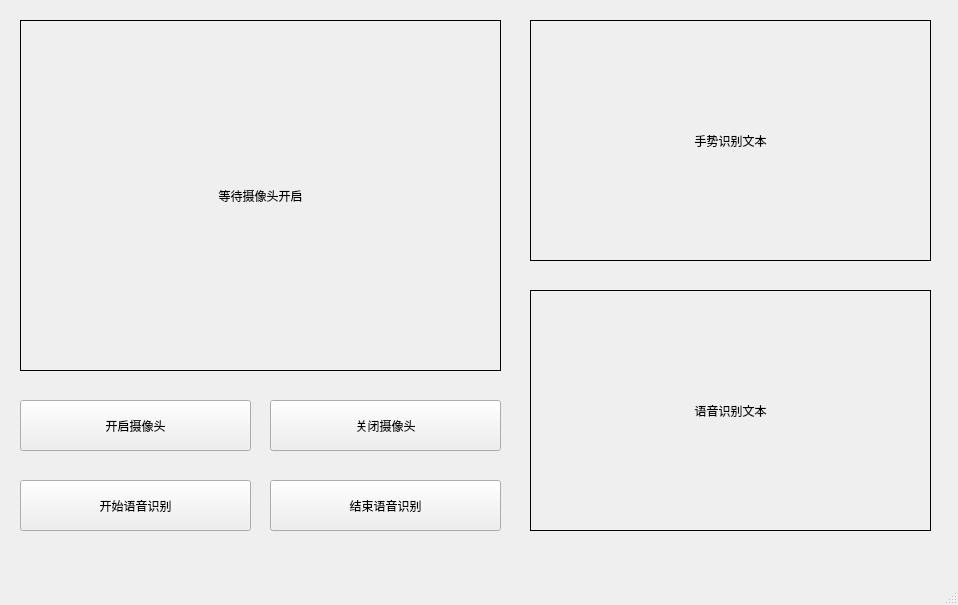
<?xml version="1.0" encoding="UTF-8"?>
<ui version="4.0">
 <class>MainWindow</class>
 <widget class="QMainWindow" name="MainWindow">
  <property name="geometry">
   <rect>
    <x>0</x>
    <y>0</y>
    <width>958</width>
    <height>605</height>
   </rect>
  </property>
  <property name="windowTitle">
   <string>MainWindow</string>
  </property>
  <widget class="QWidget" name="centralwidget">
   <widget class="QPushButton" name="pushButton">
    <property name="geometry">
     <rect>
      <x>20</x>
      <y>400</y>
      <width>231</width>
      <height>51</height>
     </rect>
    </property>
    <property name="text">
     <string>开启摄像头</string>
    </property>
   </widget>
   <widget class="QLabel" name="label">
    <property name="geometry">
     <rect>
      <x>20</x>
      <y>20</y>
      <width>481</width>
      <height>351</height>
     </rect>
    </property>
    <property name="frameShape">
     <enum>QFrame::Box</enum>
    </property>
    <property name="text">
     <string>等待摄像头开启</string>
    </property>
    <property name="alignment">
     <set>Qt::AlignCenter</set>
    </property>
   </widget>
   <widget class="QLabel" name="label_2">
    <property name="geometry">
     <rect>
      <x>530</x>
      <y>20</y>
      <width>401</width>
      <height>241</height>
     </rect>
    </property>
    <property name="frameShape">
     <enum>QFrame::Box</enum>
    </property>
    <property name="text">
     <string>手势识别文本</string>
    </property>
    <property name="alignment">
     <set>Qt::AlignCenter</set>
    </property>
   </widget>
   <widget class="QLabel" name="label_3">
    <property name="geometry">
     <rect>
      <x>530</x>
      <y>290</y>
      <width>401</width>
      <height>241</height>
     </rect>
    </property>
    <property name="frameShape">
     <enum>QFrame::Box</enum>
    </property>
    <property name="text">
     <string>语音识别文本</string>
    </property>
    <property name="alignment">
     <set>Qt::AlignCenter</set>
    </property>
   </widget>
   <widget class="QPushButton" name="pushButton_2">
    <property name="geometry">
     <rect>
      <x>270</x>
      <y>400</y>
      <width>231</width>
      <height>51</height>
     </rect>
    </property>
    <property name="text">
     <string>关闭摄像头</string>
    </property>
   </widget>
   <widget class="QPushButton" name="pushButton_3">
    <property name="geometry">
     <rect>
      <x>20</x>
      <y>480</y>
      <width>231</width>
      <height>51</height>
     </rect>
    </property>
    <property name="text">
     <string>开始语音识别</string>
    </property>
   </widget>
   <widget class="QPushButton" name="pushButton_4">
    <property name="geometry">
     <rect>
      <x>270</x>
      <y>480</y>
      <width>231</width>
      <height>51</height>
     </rect>
    </property>
    <property name="text">
     <string>结束语音识别</string>
    </property>
   </widget>
  </widget>
  <widget class="QMenuBar" name="menubar">
   <property name="geometry">
    <rect>
     <x>0</x>
     <y>0</y>
     <width>958</width>
     <height>22</height>
    </rect>
   </property>
  </widget>
  <widget class="QStatusBar" name="statusbar"/>
 </widget>
 <resources/>
 <connections/>
</ui>
